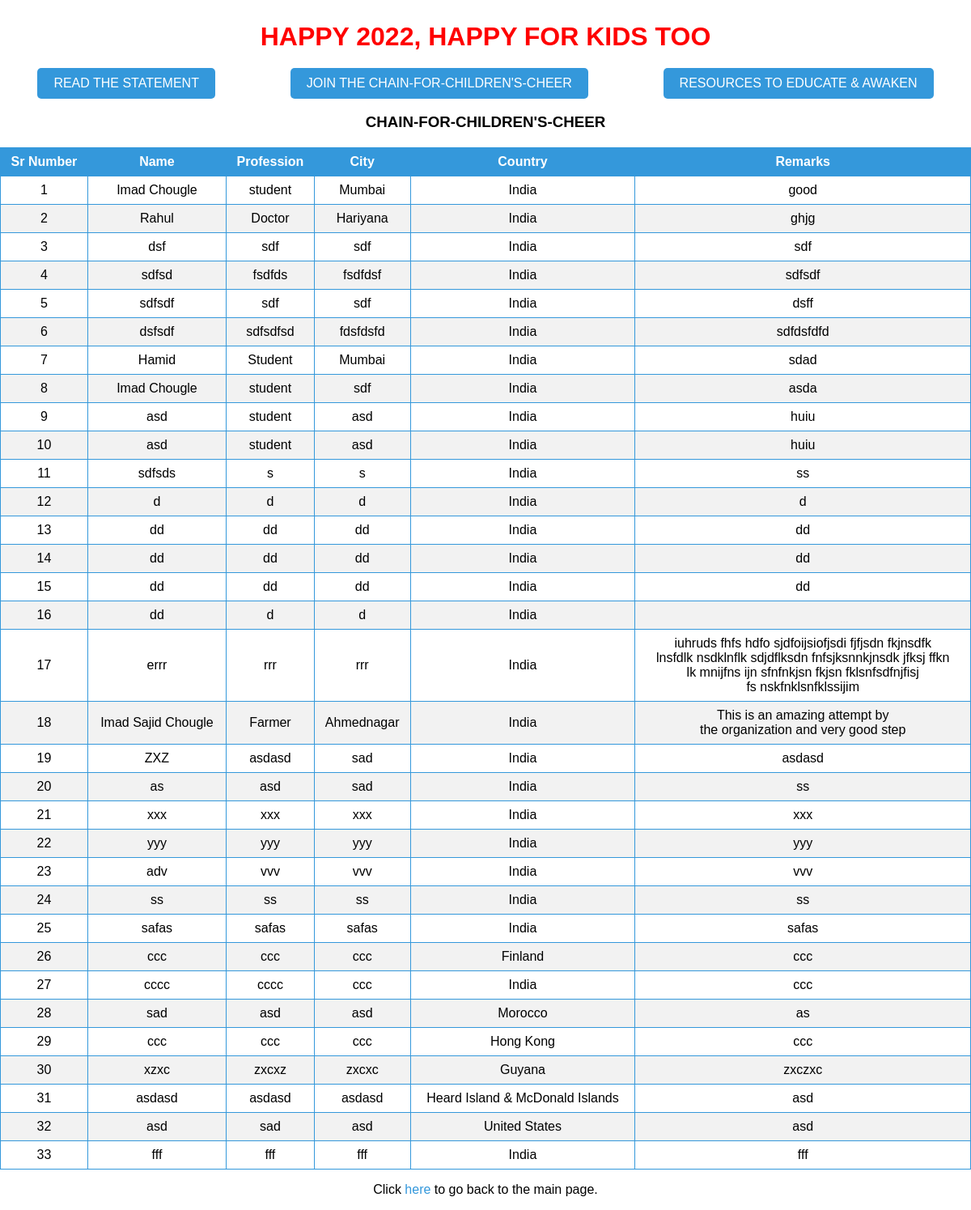
Before: /display_data/ with the older database file.
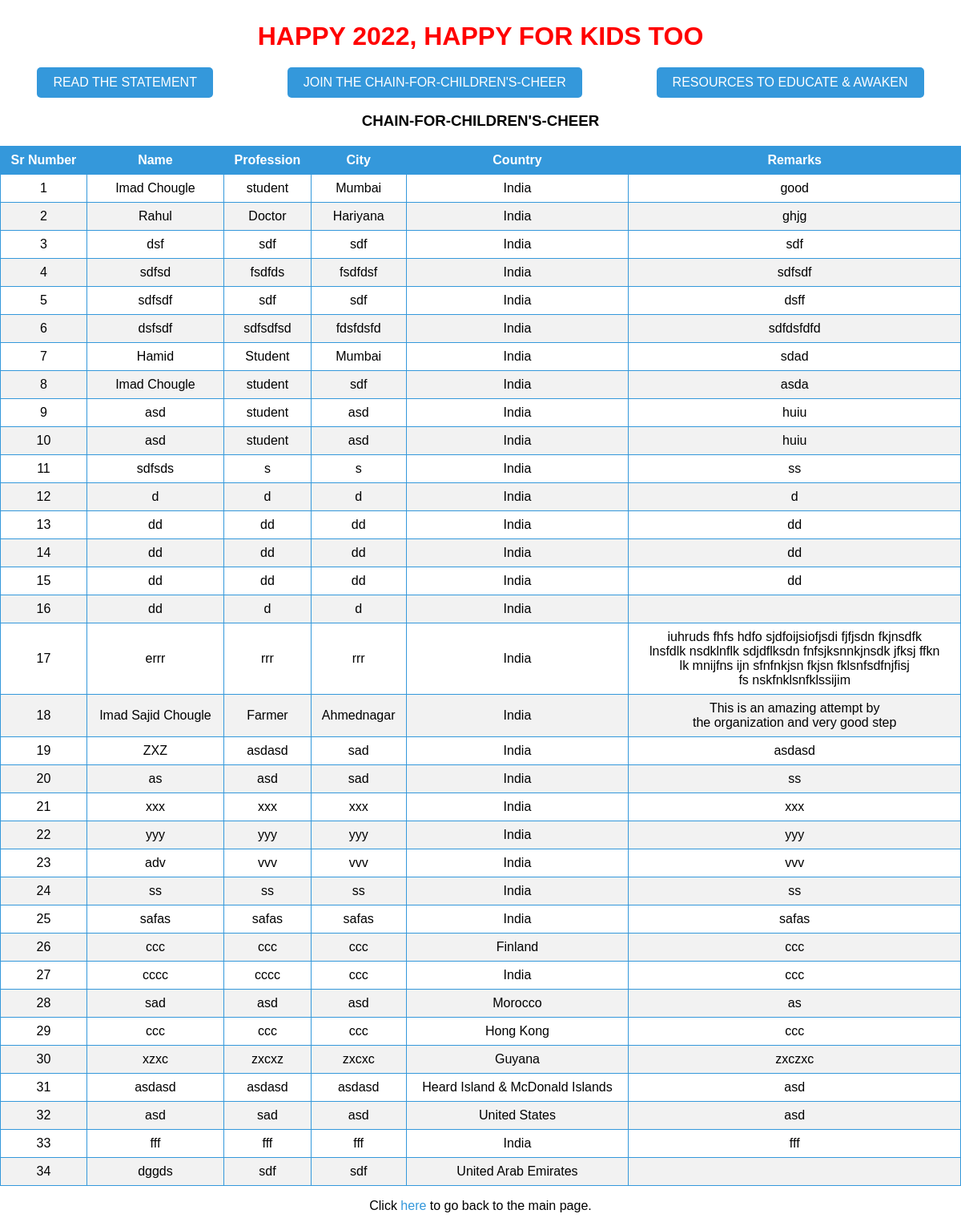
After: the same page with the newer database file.
### webformapp/models.py (models this page shows, shortened)
class FormData(models.Model):
    RADIO_CHOICES = [
        ('Active Ant', 'Active Ant'),
        ('Speedy Sparrow', 'Speedy Sparrow'),
        ('Electric Elephant', 'Electric Elephant'),
    ]
    radio_buttons = models.CharField(max_length=50, choices=RADIO_CHOICES, blank=True, null=True)
    name = models.CharField(max_length=100)
    profession = models.CharField(max_length=100)
    city = models.CharField(max_length=100)
    country = CountryField(blank=True, null=True, default="IN")
    email_or_mobile = models.CharField(max_length=100, help_text="Enter either email or mobile")
    remarks = models.TextField(blank=True, null=True)

### webformapp/views.py (the view)
# urls.py: path('display_data/', display_data_view, name='display_data_view'),
def display_data_view(request):
    form_data = FormData.objects.all()
    return render(request, 'webformapp/display_data.html', {'form_data': form_data})

### webformapp/templates/webformapp/display_data.html (shortened to what this page needs)
<!DOCTYPE html>
<html lang="en">
<head>
</head>
<body>
    <h2>HAPPY 2022, HAPPY FOR KIDS TOO</h2>
     <div class="button-container">
        <a href="https://happy22kids.uho.org.in/index.html#stmt" class="button">READ THE STATEMENT</a>
        <a href="{% url 'webform_view' %}" class="button">JOIN THE CHAIN-FOR-CHILDREN'S-CHEER</a>
        <a href="https://happy22kids.uho.org.in/resources.html" class="button" target="_blank">RESOURCES TO EDUCATE & AWAKEN</a>
    </div>
    <h3>CHAIN-FOR-CHILDREN'S-CHEER
</h3>
    <table border="1">
        <thead>
            <tr>
                <th>Sr Number</th>
                <th>Name</th>
                <th>Profession</th>
                <th>City</th>
                <th>Country</th>
                <th>Remarks</th>
            </tr>
        </thead>
        <tbody>
            {% for data in form_data %}
            <tr>
                <td>{{ forloop.counter }}</td>
                <td>{{ data.name }}</td>
                <td>{{ data.profession }}</td>
                <td>{{ data.city }}</td>
                <td>{{ data.get_country_display }}</td>
                <td data-remarks>{{ data.remarks }}</td>
            </tr>
            {% endfor %}
        </tbody>
    </table>
<p>Click <a href="{% url 'webform_view' %}">here</a> to go back to the main page.</p>
</body>
</html>

### webformapp/templates/webformapp/display_data.html (style rules this page uses)
body { font-family: 'Arial', sans-serif; text-align: center; margin: 0; padding: 0; }
h2 { color: #FF0000; font-size: 2em; margin-bottom: 10px; }
table { width: 100%; border-collapse: collapse; margin-top: 20px; }
th, td { border: 1px solid #3498db; padding: 8px; }
th { background-color: #3498db; color: white; }
tbody tr:nth-child(even) { background-color: #f2f2f2; }
.button-container { display: flex; justify-content: space-around; margin-top: 20px; }
.button { padding: 10px 20px; text-decoration: none; color: #fff; background-color: #3498db; border-radius: 5px; transition: background-color 0.3s ease; }
a { color: #3498db; text-decoration: none; }

Changed rows visible on the page:
added FormData: name "dggds", profession "sdf", city "sdf", country "United Arab Emirates"
